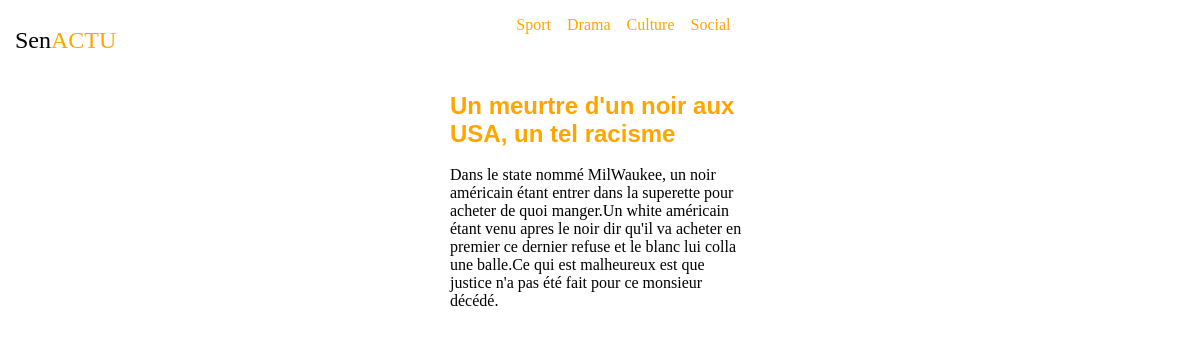
Screenshot of /categories/2/ with the database file from the repository.
### gestArticles/models.py (models this page shows)
class Category(models.Model):
    label = models.fields.CharField(max_length=100)
    active = models.BooleanField(default=True)

class Article(models.Model):
   title = models.CharField(max_length= 100)
   description = models.fields.CharField(max_length=1000)
   year = models.fields.IntegerField(validators=[MinValueValidator(1900), MaxValueValidator(2022)])
   category = models.ForeignKey(Category, null=True, on_delete=models.SET_NULL)

### gestArticles/views.py (the view)
# urls.py: path('categories/<int:id>/',views.categories,name="categories-details"),
def categories(request,id):
    categories = Category.objects.all()
    articles = Article.objects.filter(category = id)
    return render(request,"gestArticles/articles_list.html",{'articles': articles,'categories':categories})

### gestArticles/templates/gestArticles/articles_list.html
{%extends 'gestArticles/base.html' %}
{%block content1 %}
{% for category in categories%}
<a href={% url 'categories-details' category.id %}>{{ category.label }}</a>&nbsp;&nbsp;&nbsp;
{% endfor %}
{% endblock %}
{%block content3 %}
{% for article in articles%}
    <div class="card">
        <h2>{{ article.title }}</h2>
        <br>
        <p>{{ article.description }}</p>
        <br>
    </div>
{% endfor %}
{% endblock %}

### gestArticles/static/gestArticles/style.css (style rules this page uses)
* { padding: 0; margin: 0; }
h2 { font-family: 'Arial'; }
a { text-decoration: none; color:orange; }
.card { padding: 2px 16px; width: 300px; }
.card h2 { color: orange; }

### rows the page displays
Category: label "Sport"
Category: label "Drama"
Category: label "Culture"
Category: label "Social"
Article: title "Un meurtre d'un noir aux USA, un tel racisme", description "Dans le state nommé MilWaukee, un noir américain étant entrer dans la superette pour acheter de quoi manger.Un white américain étant venu apres le noir dir qu'il va acheter en premier ce dernier refuse et le blanc lui colla une balle.Ce qui est malheureux est que justice n'a pas été fait pour ce monsieur décédé."
